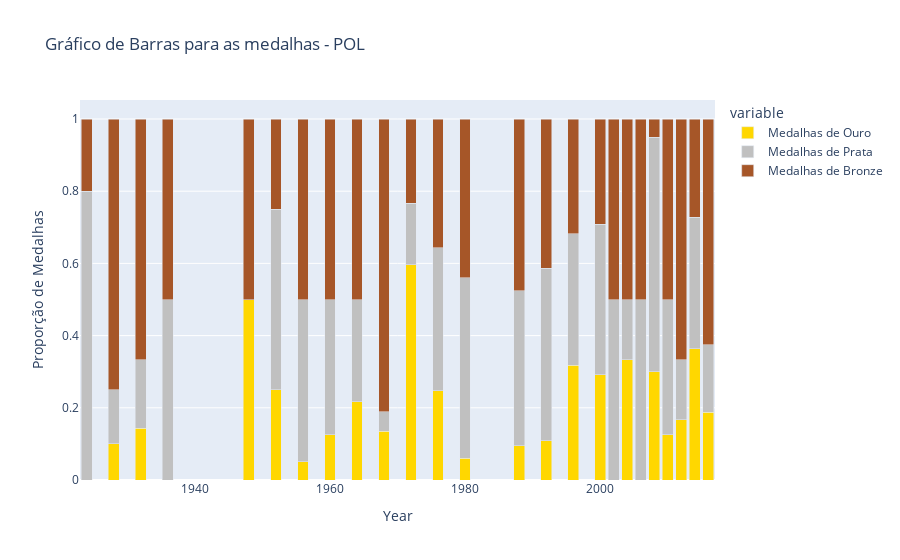

Notebook cell for this chart:
### Code cell
plot_bar(df, 'POL')

### Figure 1 — Plotly figure (JSON) as saved in the notebook; plotly's stock layout.template omitted (floating-point values rounded to 4 significant figures)
{"data": [{"alignmentgroup": "True", "hovertemplate": "variable=Medalhas de Ouro<br>Year=%{x}<br>Proporção de Medalhas=%{y}<extra></extra>", "legendgroup": "Medalhas de Ouro", "marker": {"color": "gold", "pattern": {"shape": ""}}, "name": "Medalhas de Ouro", "offsetgroup": "Medalhas de Ouro", "orientation": "v", "showlegend": true, "textposition": "auto", "type": "bar", "x": [1924, 1928, 1932, 1936, 1948, 1952, 1956, 1960, 1964, 1968, 1972, 1976, 1980, 1988, 1992, 1996, 2000, 2002, 2004, 2006, 2008, 2010, 2012, 2014, 2016], "xaxis": "x", "y": [0, 0.1, 0.1429, 0, 0.5, 0.25, 0.05, 0.125, 0.2174, 0.1351, 0.5957, 0.2466, 0.06, 0.09524, 0.1087, 0.3182, 0.2917, 0, 0.3333, 0, 0.3, 0.125, 0.1667, 0.3636, 0.1875], "yaxis": "y"}, {"alignmentgroup": "True", "hovertemplate": "variable=Medalhas de Prata<br>Year=%{x}<br>Proporção de Medalhas=%{y}<extra></extra>", "legendgroup": "Medalhas de Prata", "marker": {"color": "silver", "pattern": {"shape": ""}}, "name": "Medalhas de Prata", "offsetgroup": "Medalhas de Prata", "orientation": "v", "showlegend": true, "textposition": "auto", "type": "bar", "x": [1924, 1928, 1932, 1936, 1948, 1952, 1956, 1960, 1964, 1968, 1972, 1976, 1980, 1988, 1992, 1996, 2000, 2002, 2004, 2006, 2008, 2010, 2012, 2014, 2016], "xaxis": "x", "y": [0.8, 0.15, 0.1905, 0.5, 0, 0.5, 0.45, 0.375, 0.2826, 0.05405, 0.1702, 0.3973, 0.5, 0.4286, 0.4783, 0.3636, 0.4167, 0.5, 0.1667, 0.5, 0.65, 0.375, 0.1667, 0.3636, 0.1875], "yaxis": "y"}, {"alignmentgroup": "True", "hovertemplate": "variable=Medalhas de Bronze<br>Year=%{x}<br>Proporção de Medalhas=%{y}<extra></extra>", "legendgroup": "Medalhas de Bronze", "marker": {"color": "rgb(166,86,40)", "pattern": {"shape": ""}}, "name": "Medalhas de Bronze", "offsetgroup": "Medalhas de Bronze", "orientation": "v", "showlegend": true, "textposition": "auto", "type": "bar", "x": [1924, 1928, 1932, 1936, 1948, 1952, 1956, 1960, 1964, 1968, 1972, 1976, 1980, 1988, 1992, 1996, 2000, 2002, 2004, 2006, 2008, 2010, 2012, 2014, 2016], "xaxis": "x", "y": [0.2, 0.75, 0.6667, 0.5, 0.5, 0.25, 0.5, 0.5, 0.5, 0.8108, 0.234, 0.3562, 0.44, 0.4762, 0.413, 0.3182, 0.2917, 0.5, 0.5, 0.5, 0.05, 0.5, 0.6667, 0.2727, 0.625], "yaxis": "y"}], "layout": {"barmode": "stack", "legend": {"title": {"text": "variable"}, "tracegroupgap": 0}, "title": {"text": "Gráfico de Barras para as medalhas - POL"}, "xaxis": {"anchor": "y", "categoryorder": "total descending", "domain": [0, 1], "title": {"text": "Year"}}, "yaxis": {"anchor": "x", "domain": [0, 1], "title": {"text": "Proporção de Medalhas"}}}}
